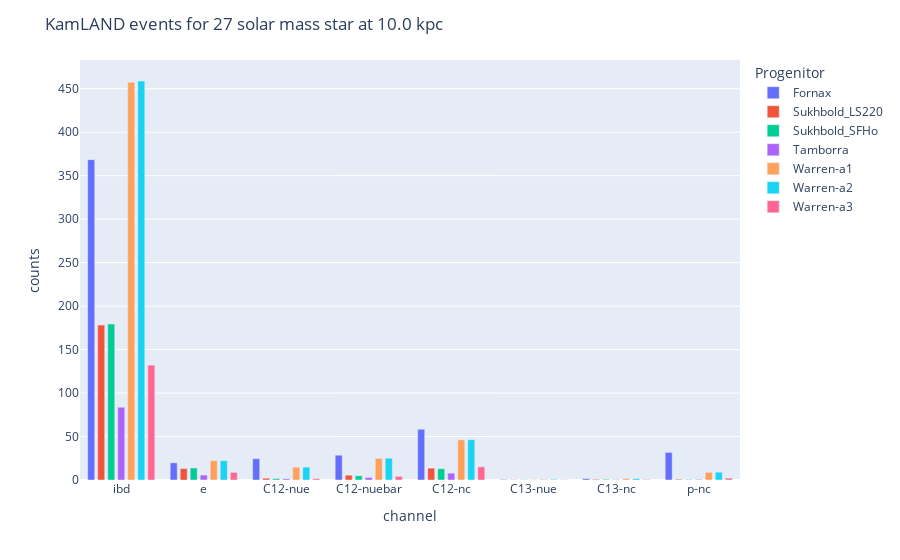

The code cell stored with this chart in its notebook:
### Code cell
bars = px.bar(events, x='channel', y='counts', 
              color='Progenitor', barmode='group')
bars.layout.bargap = 0.15
bars.layout.bargroupgap = 0.3
bars.layout.title = f'KamLAND events for 27 solar mass star at {distance} kpc'
bars

### Figure 1 — Plotly figure (JSON) as saved in the notebook; plotly's stock layout.template omitted (floating-point values rounded to 4 significant figures)
{"data": [{"alignmentgroup": "True", "hovertemplate": "Progenitor=Fornax<br>channel=%{x}<br>counts=%{y}<extra></extra>", "legendgroup": "Fornax", "marker": {"color": "#636efa", "pattern": {"shape": ""}}, "name": "Fornax", "offsetgroup": "Fornax", "orientation": "v", "showlegend": true, "textposition": "auto", "type": "bar", "x": ["ibd", "e", "C12-nue", "C12-nuebar", "C12-nc", "C13-nue", "C13-nc", "p-nc"], "xaxis": "x", "y": [368.4, 19.79, 24.45, 28.52, 58.37, 0.5995, 1.59, 31.75], "yaxis": "y"}, {"alignmentgroup": "True", "hovertemplate": "Progenitor=Sukhbold_LS220<br>channel=%{x}<br>counts=%{y}<extra></extra>", "legendgroup": "Sukhbold_LS220", "marker": {"color": "#EF553B", "pattern": {"shape": ""}}, "name": "Sukhbold_LS220", "offsetgroup": "Sukhbold_LS220", "orientation": "v", "showlegend": true, "textposition": "auto", "type": "bar", "x": ["ibd", "e", "C12-nue", "C12-nuebar", "C12-nc", "C13-nue", "C13-nc", "p-nc"], "xaxis": "x", "y": [178.2, 13.23, 2.011, 5.549, 13.67, 0.2515, 0.7436, 0.8511], "yaxis": "y"}, {"alignmentgroup": "True", "hovertemplate": "Progenitor=Sukhbold_SFHo<br>channel=%{x}<br>counts=%{y}<extra></extra>", "legendgroup": "Sukhbold_SFHo", "marker": {"color": "#00cc96", "pattern": {"shape": ""}}, "name": "Sukhbold_SFHo", "offsetgroup": "Sukhbold_SFHo", "orientation": "v", "showlegend": true, "textposition": "auto", "type": "bar", "x": ["ibd", "e", "C12-nue", "C12-nuebar", "C12-nc", "C13-nue", "C13-nc", "p-nc"], "xaxis": "x", "y": [179.4, 13.84, 1.597, 4.901, 12.99, 0.253, 0.7636, 0.5846], "yaxis": "y"}, {"alignmentgroup": "True", "hovertemplate": "Progenitor=Tamborra<br>channel=%{x}<br>counts=%{y}<extra></extra>", "legendgroup": "Tamborra", "marker": {"color": "#ab63fa", "pattern": {"shape": ""}}, "name": "Tamborra", "offsetgroup": "Tamborra", "orientation": "v", "showlegend": true, "textposition": "auto", "type": "bar", "x": ["ibd", "e", "C12-nue", "C12-nuebar", "C12-nc", "C13-nue", "C13-nc", "p-nc"], "xaxis": "x", "y": [83.7, 5.633, 1.399, 2.942, 7.851, 0.1391, 0.3437, 0.6982], "yaxis": "y"}, {"alignmentgroup": "True", "hovertemplate": "Progenitor=Warren-a1<br>channel=%{x}<br>counts=%{y}<extra></extra>", "legendgroup": "Warren-a1", "marker": {"color": "#FFA15A", "pattern": {"shape": ""}}, "name": "Warren-a1", "offsetgroup": "Warren-a1", "orientation": "v", "showlegend": true, "textposition": "auto", "type": "bar", "x": ["ibd", "e", "C12-nue", "C12-nuebar", "C12-nc", "C13-nue", "C13-nc", "p-nc"], "xaxis": "x", "y": [457.5, 22.22, 14.73, 24.95, 46.21, 0.7219, 1.566, 8.857], "yaxis": "y"}, {"alignmentgroup": "True", "hovertemplate": "Progenitor=Warren-a2<br>channel=%{x}<br>counts=%{y}<extra></extra>", "legendgroup": "Warren-a2", "marker": {"color": "#19d3f3", "pattern": {"shape": ""}}, "name": "Warren-a2", "offsetgroup": "Warren-a2", "orientation": "v", "showlegend": true, "textposition": "auto", "type": "bar", "x": ["ibd", "e", "C12-nue", "C12-nuebar", "C12-nc", "C13-nue", "C13-nc", "p-nc"], "xaxis": "x", "y": [458.9, 22.28, 14.79, 25.07, 46.34, 0.724, 1.569, 8.959], "yaxis": "y"}, {"alignmentgroup": "True", "hovertemplate": "Progenitor=Warren-a3<br>channel=%{x}<br>counts=%{y}<extra></extra>", "legendgroup": "Warren-a3", "marker": {"color": "#FF6692", "pattern": {"shape": ""}}, "name": "Warren-a3", "offsetgroup": "Warren-a3", "orientation": "v", "showlegend": true, "textposition": "auto", "type": "bar", "x": ["ibd", "e", "C12-nue", "C12-nuebar", "C12-nc", "C13-nue", "C13-nc", "p-nc"], "xaxis": "x", "y": [132.1, 8.739, 1.534, 4.205, 15.13, 0.193, 0.5822, 2.252], "yaxis": "y"}], "layout": {"bargap": 0.15, "bargroupgap": 0.3, "barmode": "group", "legend": {"title": {"text": "Progenitor"}, "tracegroupgap": 0}, "margin": {"t": 60}, "title": {"text": "KamLAND events for 27 solar mass star at 10.0 kpc"}, "xaxis": {"anchor": "y", "domain": [0, 1], "title": {"text": "channel"}}, "yaxis": {"anchor": "x", "domain": [0, 1], "title": {"text": "counts"}}}}
